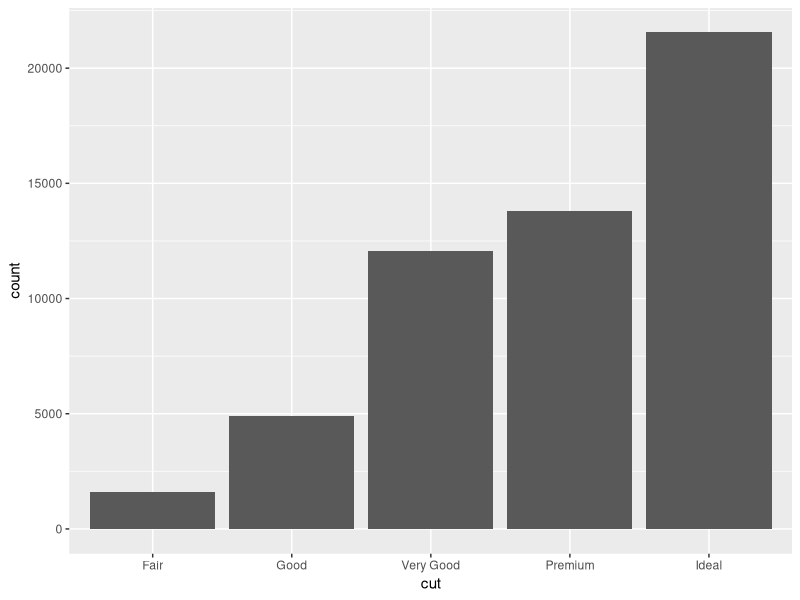
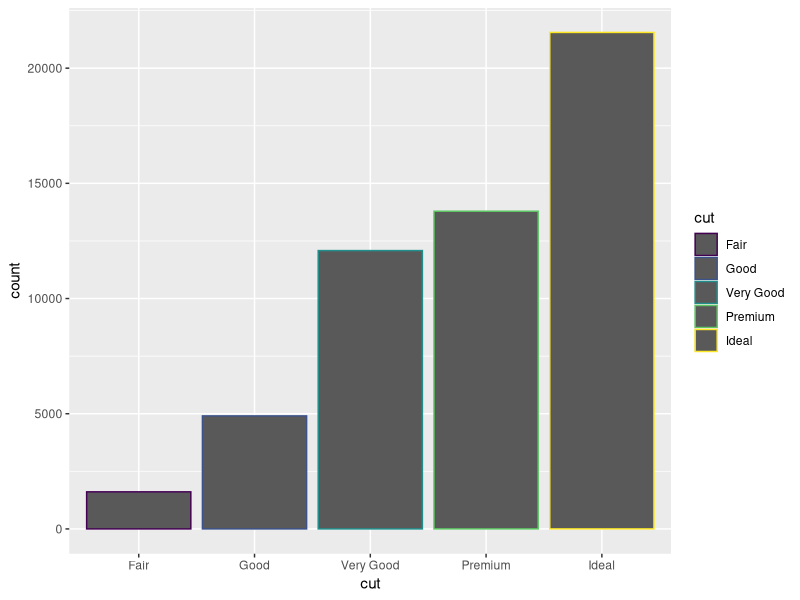
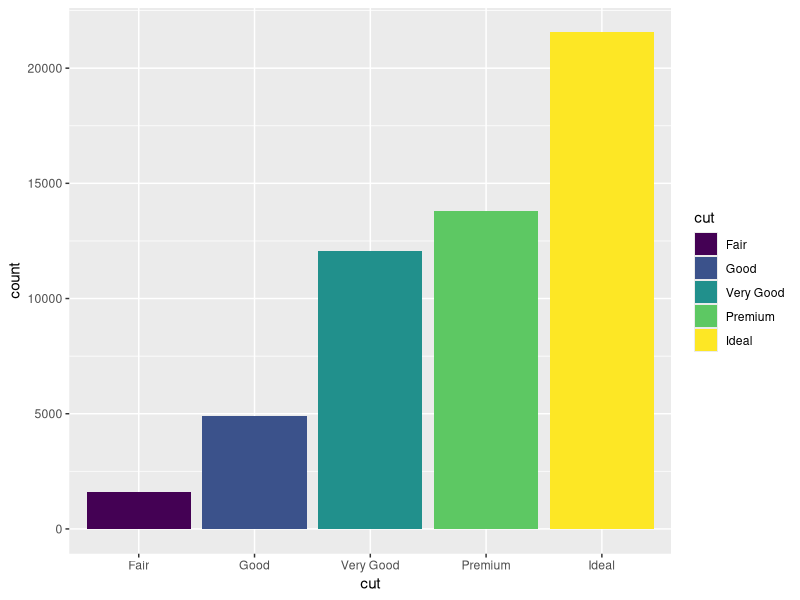
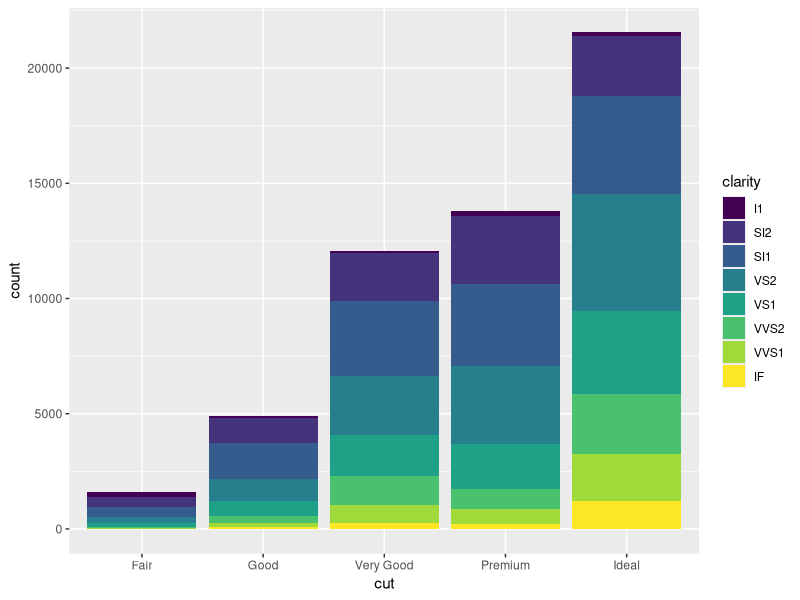
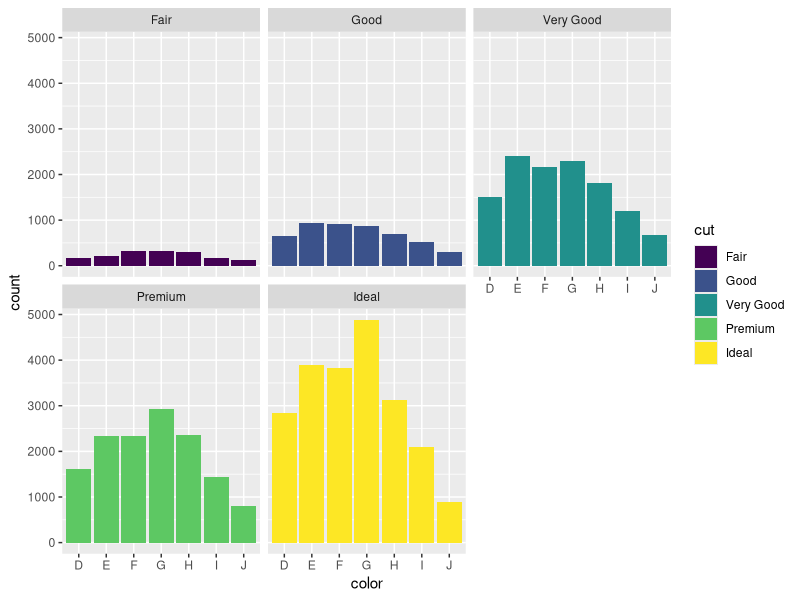

These charts were generated, in order, by the following R code:
#carregando pacotes
library("ggplot2")

#importando dados
data("diamonds")

#criando grafico
ggplot(data=diamonds) + geom_bar (mapping=aes(x=cut))

#colorindo contorno do grafico

ggplot(data=diamonds) + geom_bar (mapping=aes(x=cut, color = cut))

#colorindo todo o grafico em barra
ggplot(data=diamonds) + geom_bar (mapping=aes(x=cut, fill = cut))

#separando por preenchimento do grafico em barra, mostra a diferença de corte e volume
ggplot(data=diamonds) + geom_bar (mapping=aes(x=cut, fill = clarity))

#criando face para cada tipo de corte
ggplot(data=diamonds) + geom_bar (mapping=aes(x=color, fill = cut)) + 
  facet_wrap(~cut)
  
